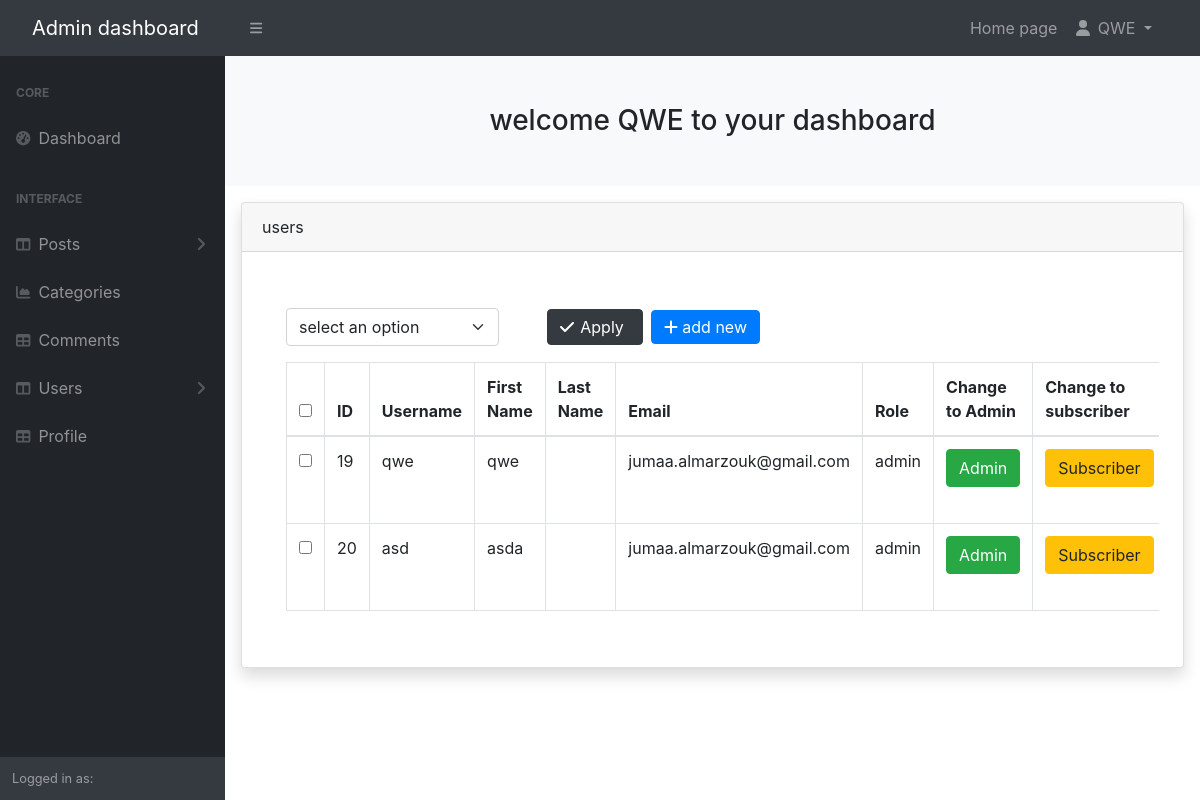
Page /admin/users.php (signed in) on the committed database.
### tables this page shows
CREATE TABLE IF NOT EXISTS `users` (
  `user_id` int(3) NOT NULL AUTO_INCREMENT,
  `username` varchar(255) NOT NULL,
  `user_password` varchar(255) NOT NULL,
  `user_firstname` varchar(255) DEFAULT NULL,
  `user_lastname` varchar(255) DEFAULT NULL,
  `user_email` varchar(255) NOT NULL,
  `user_image` text,
  `user_role` varchar(255) NOT NULL,
  PRIMARY KEY (`user_id`)
);

### admin/inc/view_all_users.php (the view, shortened to what this page needs)
<?php if (isset($_SESSION['user_role']) && $_SESSION['user_role'] == 'admin') : ?>
    <form action="" method="post">
        <div class="card-body" style="overflow-x: scroll;">
            <div class="d-flex justify-content-start align-items-center mb-3 mt-3">
                <select class="form-select  w-25 me-5" aria-label="Default select example" name="bulk_options">
                    <option class="dropdown-item" value="">select an option</option>
                </select>
                <div class="btn btn-dark me-2 d-flex justify-content-start align-items-center pt-1 pb-1">
                    <i class="fa-solid fa-check p-0"></i>
                    <input class="bg-dark border-0 text-white" type="submit" value="Apply" onClick="javascript: return confirm('Are you sure?')">
                </div>
                <a class="btn btn-primary pt-1 pb-1" href="users.php?source=add_user"><i class="fa-solid fa-plus"></i> add new </a>
            </div>
            <table class="table table-bordered table-hover">
                <thead>
                    <tr>
                        <th scope="col"><input type="checkbox" id="selectAllBoxex"></th>
                        <th scope="col">ID</th>
                        <th scope="col">Username</th>
                        <th scope="col">First Name</th>
                        <th scope="col">Last Name</th>
                        <th scope="col">Email</th>
                        <th scope="col">Role</th>
                        <th scope="col">Change to Admin</th>
                        <th scope="col">Change to subscriber</th>
                    </tr>
                </thead>
                <tbody>
                    <?php
                    $query = "SELECT * FROM users";
                    $stat = $conn->query($query);
                    $result = $stat->fetchAll(PDO::FETCH_ASSOC);
                    foreach ($result as $user) {
                        $user_id = $user['user_id'];
                        $username = $user['username'];
                        $user_firstname = $user['user_firstname'];
                        $user_lastname = $user['user_lastname'];
                        $user_email = $user['user_email'];
                        $user_role = $user['user_role'];
                        echo "<tr>";
                    ?>
                        <td><input type='checkbox' class='checkBoxes' name='checkBoxArray[]' value='<?= $user_id ?>'></td>
                    <?php
                        echo "<td>$user_id</td>";
                        echo "<td>$username</td>";
                        echo "<td>$user_firstname</td>";
                        echo "<td>$user_lastname</td>";
                        echo "<td>$user_email</td>";
                        echo "<td>$user_role</td>";
                        echo  "<td>
            <a class='btn btn-success' href='users.php?change_to_admin=$user_id'>Admin</a>
            </td>";
                        echo  "<td>
            <a class='btn btn-warning' href='users.php?change_to_sub=$user_id'>Subscriber</a>
            </td>";
                        echo "</tr>";
                    } ?>
                </tbody>
            </table>
        </div>
    </form>
<?php else : ?>
    <?php
    header('Location:../index.php');
    ?>
<?php endif ?>
<?php include 'inc/footer.php'; ?>

### rows in the picture
users: user_id "19", username "qwe", user_firstname "qwe", user_email "jumaa.almarzouk@gmail.com", user_role "admin"
users: user_id "20", username "asd", user_firstname "asda", user_email "jumaa.almarzouk@gmail.com", user_role "admin"

### other values in the picture
$_SESSION['username'] "QWE"
